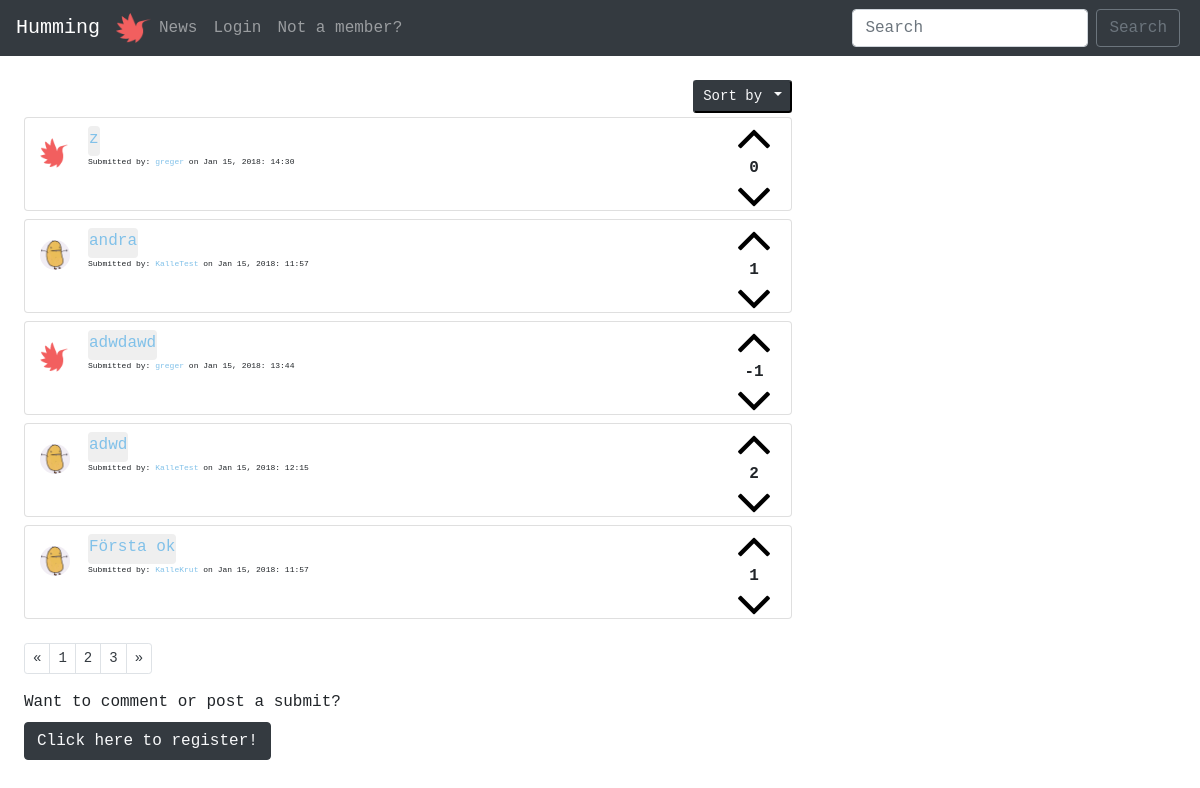
The page /php/sort/alphabetic.php on the database as committed earlier.
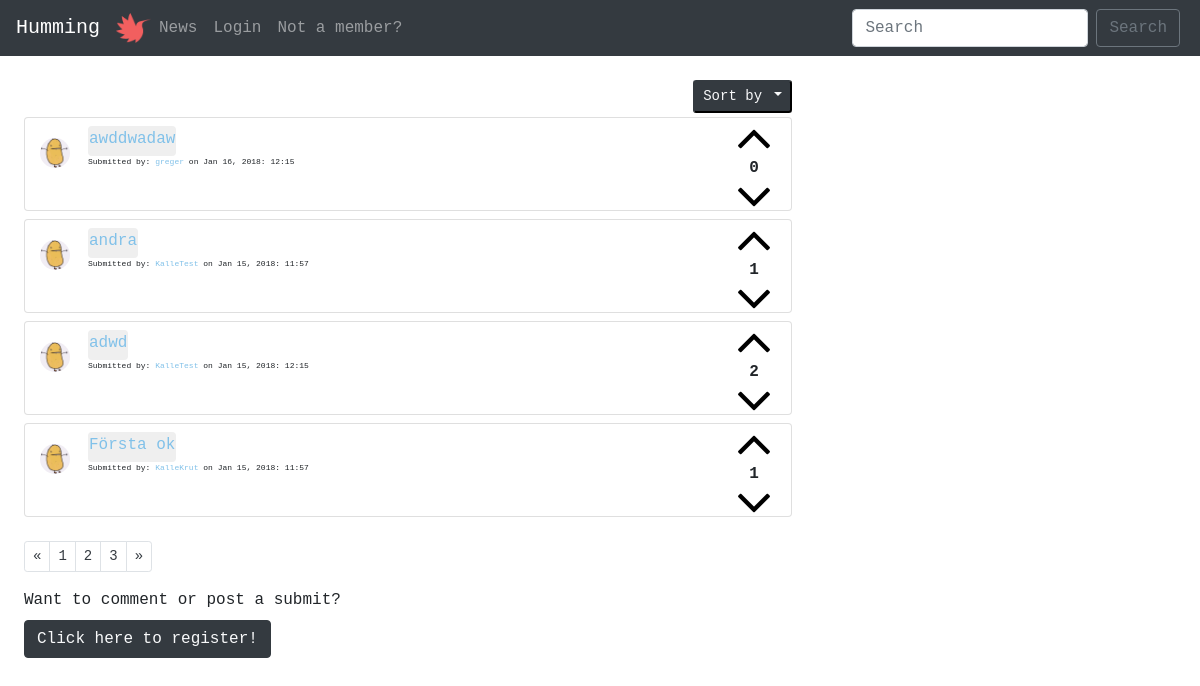
The same page on the database as committed later.
### tables this page shows
CREATE TABLE "posts" (
	`title`	TEXT NOT NULL,
	`description`	TEXT NOT NULL,
	`url`	TEXT,
	`postID`	INTEGER NOT NULL PRIMARY KEY AUTOINCREMENT UNIQUE,
	`postdate`	INTEGER,
	`userID`	INTEGER,
	`voteDir`	INTEGER
);

CREATE TABLE "users" (
	`userID`	INTEGER PRIMARY KEY AUTOINCREMENT,
	`username`	VARCHAR NOT NULL UNIQUE,
	`email`	VARCHAR NOT NULL UNIQUE,
	`password`	VARCHAR NOT NULL,
	`bio`	VARCHAR,
	`picture`	VARCHAR
);

### php/functions.php (called while the page is built, shortened)
<?php
function posts($pdo) {
  $allPosts = "SELECT *
               FROM posts
               LEFT JOIN users
               ON posts.userID=users.userID
               ORDER BY postID DESC";
  $statement = $pdo->prepare($allPosts);
  $statement->execute();
  $resultPosts = $statement->fetchAll(PDO::FETCH_ASSOC);
  return $resultPosts;
}
function postsAlphabetic($pdo) {
  $alphabetic =  "SELECT * FROM posts
                  LEFT JOIN users
                  ON posts.userID=users.userID
                  ORDER BY title DESC";
  $statement = $pdo->prepare($alphabetic);
  $statement->execute();
  $resultAlphabetic = $statement->fetchAll(PDO::FETCH_ASSOC);
  return $resultAlphabetic;
}
function voteSum($pdo, $postID) {
  $voteSum =  "SELECT sum(voteDir)
               AS score
               FROM votes
               WHERE postID= :postID";
  $statement = $pdo->prepare($voteSum);
  $statement->bindParam(':postID', $postID, PDO::PARAM_INT);
  $statement->execute();
  $resultvoteSum = $statement->fetch(PDO::FETCH_ASSOC);
  return $resultvoteSum;
}

### php/sort/alphabetic.php (the view, shortened to what the changed rows need)
<?php require __DIR__.'/../../viewings/header.php'; ?>
<?php $alphabetics = postsAlphabetic($pdo) ?>
<?php $submits = posts($pdo) ?>
<div class="m-4">
  <?php foreach($alphabetics as $alphabetic => $value):?>
    <div class="card col-sm-8 mt-2 pr-0">
      <div class="card-body pl-0 pt-1 pb-1">
        <div class="float-right voteFlex mb-1">
          <?php if (isset($_SESSION['users'])): ?>
            <button class="cursorPointer btn btn-link p-0 upvote" type="button" name="upvotes" data-dir="1" value="<?php echo $value['postID'] ?>">
              <img class="upvotes" src="/../../images/up-arrow.png" alt="">
            </button>
          <?php else: ?>
            <a class="m-0" href="/registerform.php">
              <button class="cursorPointer btn btn-link p-0 m-0" type="button">
                <img class="upvotes" src="/../../images/up-arrow.png" alt="">
              </button>
            </a>
          <?php endif; ?>
          <?php $voteSum = voteSum($pdo, $value['postID'])?>
          <p class="voteSums m-0 text-center font-weight-bold
          <?php if (isset($_SESSION['users'])) {
            foreach($voteDirs as $voteDir) {
              if ($voteDir['voteDir'] == 1 ) {
                echo "upVoteRed";}
                if ($voteDir['voteDir'] == -1 ) {
                  echo "downVoteBlue";}
                }
              }?>" name="voteSums">
              <?php if ($voteSum['score'] == null): ?>
                <?php echo "0"?>
              <?php else: echo $voteSum['score'] ?>
              <?php endif; ?>
            </p>
            <?php if (isset($_SESSION['users'])): ?>
              <button class="cursorPointer btn btn-link p-0 m-0 downvote" type="button" name="downvotes" data-dir="-1" value="<?php echo $value['postID'] ?>">
                <img class="downvotes" src="/../../images/down-arrow.png" alt="">
              </button>
            <?php else: ?>
              <a class="m-0" href="/registerform.php">
                <button class="cursorPointer btn btn-link p-0" type="button">
                  <img class="downvotes" src="/../../images/down-arrow.png" alt="">
                </button>
              </a>
            <?php endif; ?>
          </div>
          <a href="../allProfiles.php?id=<?php echo $value['userID']?>">
            <img class="float-left profilePicSubs mt-3 mr-3 " src=" <?php if(isset($value['picture'])): ?>
              <?php echo "/../../profileImages/".$value['picture']; ?>
            <?php else: echo "/../../images/potato.jpg"; ?>
            <?php endif; ?>" alt="">
          </a>
          <blockquote class="d-block blockquote mb-0 ml-4 pl-4 mt-1">
            <form class="col-10 text-truncate pl-0" action="../../commentsform.php" method="GET">
              <button class="btn cursorPointer m-0 p-0 pb-1 " type="submit" name="id" value="<?php echo $value['postID'] ?>">
                <p class="m-0 anchor-color"><?php echo $value['title'];?></p>
              </button>
            </form>
            <p class="mb-0 smallfont">
              Submitted by: <a class="anchor-color" href="/php/allProfiles.php?id=<?php echo $value['userID']?>"><?php echo $value['username']?></a> on <?php echo $value['postdate'] ?>
            </p>
          </blockquote>
        </div>
      </div>
    <?php endforeach; ?>
    <?php if (!isset($_SESSION['users'])): ?>
      <label>Want to comment or post a submit?</label><br>
    <?php endif; ?>
  </div>

Rows that differ between the two databases and show on the page:
removed posts: shows "0", userID.picture (picture), $value['postID'] 5 (drawn), title "z", userID.username "greger", postdate "Jan 15, 2018: 14:30"
removed posts: score "-1", userID.picture (picture), $value['postID'] 4 (drawn), title "adwdawd", userID.username "greger", postdate "Jan 15, 2018: 13:44"
added posts: shows "0", userID.picture (picture), $value['postID'] 8 (drawn), title "awddwadaw", userID.username "greger", postdate "Jan 16, 2018: 12:15"
